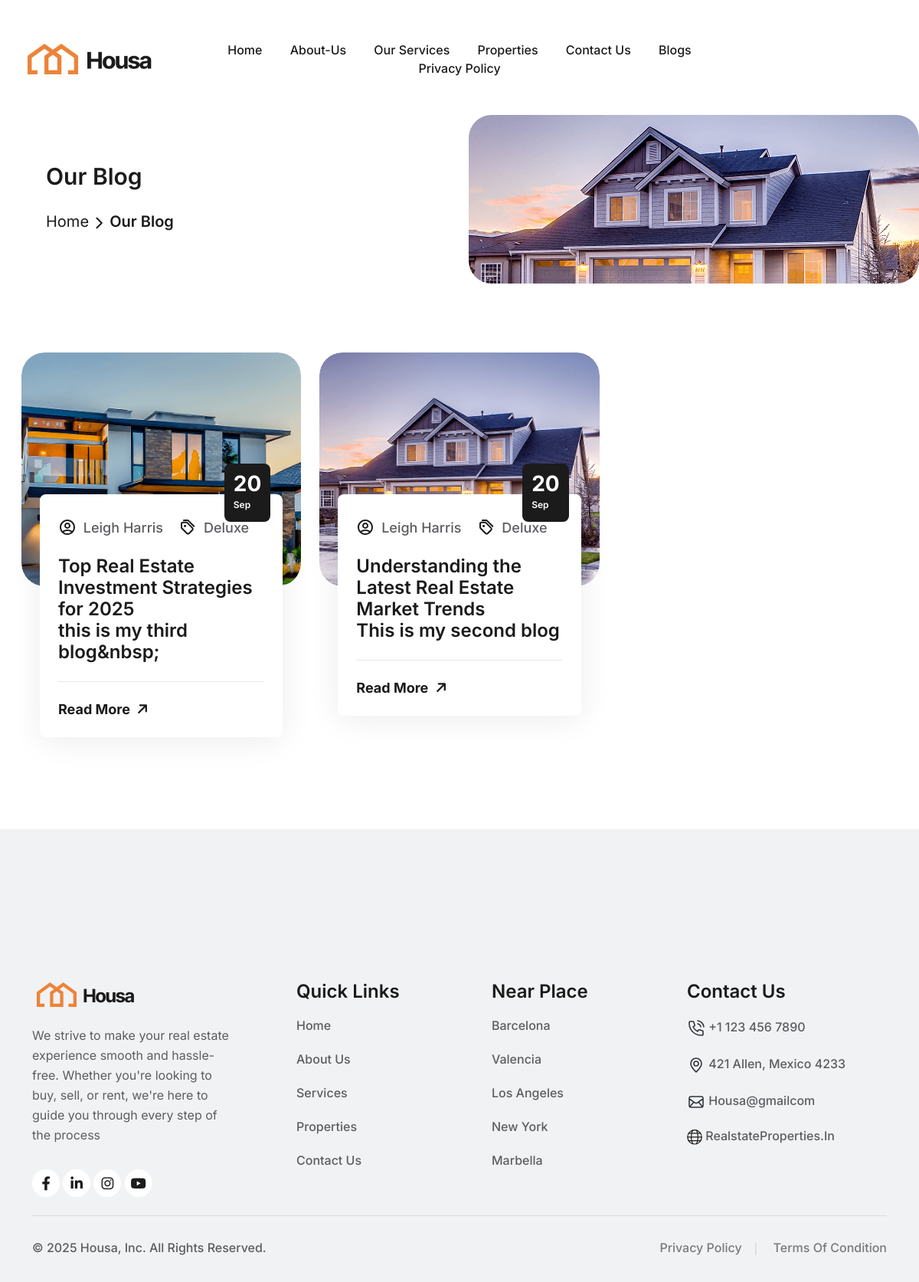
Screenshot of /blog/ with the database file from the repository.
### app1/models.py (models this page shows, shortened)
class cmsblog(models.Model):
    image=models.ImageField(upload_to='media', null=True)
    title=models.CharField(max_length=100 , null=True , blank=False)
    content=RichTextField()
    blogdate= models.DateTimeField(default=timezone.now)
    blog_title = AutoSlugField(populate_from='title', unique=True, null=True, blank=False)

### app1/views.py (the view)
# urls.py: path('blog/', views.blog.as_view(), name='blog'),
class blog(View):
    def get(self, request):
        cdata = cmsblog.objects.all().order_by('id').reverse()
        return render(request, 'Blog/blog-grid.html', {'cdata':cdata})

### templates/Blog/blog-grid.html (shortened to what this page needs)
{% extends "base.html" %}
{% block content %}
{% load static %}
{% include "header/headerTwo.html" %}
  <div class="inner-header-area">
    <div class="containe-fluid">
      <div class="row">
        <div class="col-lg-6">
          <div class="inner-header heading1">
            <h2>Our Blog</h2>
            <div class="space28"></div>
            <p><a href="">Home</a> <svg xmlns="http://www.w3.org/2000/svg" width="9" height="16" viewBox="0 0 9 16" fill="none">
                <path d="M1.5 1.74997L7.75 7.99997L1.5 14.25" stroke="#1B1B1B" stroke-width="2" stroke-linecap="round" stroke-linejoin="round" />
              </svg> Our Blog</p>
          </div>
        </div>
        <div class="col-lg-6">
          <div class="inner-images">
            <img src="{% static 'assets/img/all-images/hero/hero-img9.png' %}" alt="housa">
          </div>
        </div>
      </div>
    </div>
  </div>
  <div class="space30"></div>
  <div class="vl-blog-1-area">
    <div class="container-fluid">
      <div class="row">
        {% for blogs in cdata %}
          <div class="col-lg-4  col-md-6">
            <div class="vl-blog-1-item">
              <div class="vl-blog-1-thumb image-anime">
                {% if blogs.image %}
                <a href="{% url 'blogdetail' blogs.blog_title %}"><img src="{{blogs.image.url}}"  alt="housa"></a>
                {% endif %}
              </div>
              <div class="vl-blog-1-content">
                <div class="date">
                  <p>{{ blogs.blogdate|date:"d" }}</p>
                  <span>{{ blogs.blogdate|date:"M" }}</span>
                </div>
                <div class="vl-blog-meta">
                  <ul>
                    <li>
                      <a href="#"> Leigh Harris</a>
                    </li>
                    <li>
                      <a href="#"> Deluxe</a>
                    </li>
                  </ul>
                </div>
                <div class="space24"></div>
                <h4 class="vl-blog-1-title"><a href="{% url 'blogdetail' blogs.blog_title %}">{{blogs.title}}<br class="d-lg-block d-none">{{ blogs.content|striptags|truncatewords:10 }}</a></h4>
                <div class="space24"></div>
                <div class="vl-blog-1-icon">
                  <a href="{% url 'blogdetail' blogs.blog_title %}" class="readmore">Read More <i class="fa-solid fa-arrow-right"></i></a>
                </div>
              </div>
            </div>
          </div>
        {% endfor %}
        <div class="col-lg-12">
          <div class="space30"></div>
        </div>
      </div>
    </div>
  </div>
  <div class="space30"></div>
{% endblock content %}

### templates/base.html (shortened to what this page needs)
<!DOCTYPE html>
<html lang="en">
<head>
   {% load static %}
  <link rel="stylesheet" href="{% static 'assets/css/plugins/bootstrap.min.css' %}">
  <link rel="stylesheet" href="{% static 'assets/css/plugins/aos.css' %}">
  <link rel="stylesheet" href="{% static 'assets/css/plugins/fontawesome.css' %}">
  <link rel="stylesheet" href="{% static 'assets/css/plugins/magnific-popup.css' %}">
  <link rel="stylesheet" href="{% static 'assets/css/plugins/owlcarousel.min.css' %}">
  <link rel="stylesheet" href="{% static 'assets/css/plugins/sidebar.css' %}">
  <link rel="stylesheet" href="{% static 'assets/css/plugins/slick-slider.css' %}">
  <link rel="stylesheet" href="{% static 'assets/css/plugins/nice-select.css' %}">
  <link rel="stylesheet" href="{% static 'assets/css/plugins/swiper-slider.css' %}">
  <link rel="stylesheet" href="{% static 'assets/css/plugins/odometer.css' %}">
  <link rel="stylesheet" href="{% static 'assets/css/main.css' %}">
</head>
<body class="body1">
  {% load static %}
  {% load sweetify %}{% sweetify %}
    {% block content %}
    {% endblock content %}
  <div class="footer-cta2-bg-area">
    <div class="vl-footer2-section-area">
      <div class="container">
        <div class="row">
          <div class="col-lg-3 col-md-6">
            <div class="footer-time-area">
              <img src="{% static 'assets/img/logo/logo1.png' %}" alt="housa">
              <div class="space24"></div>
              <p>We strive to make your real estate experience smooth and hassle-free. Whether you're looking to buy, sell, or rent, we're here to guide you through every step of the process</p>
              <div class="space32"></div>
              <ul>
                <li><a href="#"><i class="fa-brands fa-facebook-f"></i></a></li>
                <li><a href="#"><i class="fa-brands fa-linkedin-in"></i></a></li>
                <li><a href="#"><i class="fa-brands fa-instagram"></i></a></li>
                <li><a href="#"><i class="fa-brands fa-youtube"></i></a></li>
              </ul>
            </div>
          </div>
          <div class="col-lg col-md-6">
            <div class="footer-widget-area foot-padding1">
              <h3>Quick Links</h3>
              <ul>
                <li><a href="index-2">Home</a></li>
                <li><a href="about-us">About Us</a></li>
                <li><a href="our-service">Services</a></li>
                <li><a href="property-halfmap-grid">Properties</a></li>
                <li><a href="contact">Contact Us</a></li>
              </ul>
            </div>
          </div>
          <div class="col-lg col-md-4">
            <div class="footer-widget-area foot-padding2">
              <h3>Near Place</h3>
              <ul>
                <li><a href="#">Barcelona </a></li>
                <li><a href="#">Valencia</a></li>
                <li><a href="#">Los Angeles</a></li>
                <li><a href="#">New York</a></li>
                <li><a href="#">Marbella</a></li>
              </ul>
            </div>
          </div>
          <div class="col-lg col-md-4">
            <div class="footer-widget-area">
              <h3>Contact Us</h3>
              <ul>
                <li><a href="tel:+11234567890"> +1 123 456 7890</a></li>
                <li><a href="#"> 421 Allen, Mexico 4233</a></li>
                <li><a href="mailto:Housa@gmailcom"> Housa@gmailcom</a></li>
                <li><a href="#"> RealstateProperties.In</a></li>
              </ul>
            </div>
          </div>
        </div>
        <div class="space24"></div>
        <div class="col-lg-12">
          <div class="copyright-area">
            <p>© 2025 Housa, Inc. All Rights Reserved.</p>
            <ul>
              <li><a href="{% url  'Privacy_Policy' %}">Privacy Policy</a><span> | </span></li>
              <li><a href="{% url  'Privacy_Policy' %}">Terms Of Condition</a></li>
            </ul>
          </div>
        </div>
      </div>
    </div>
  </div>
</body>
</html>

### templates/header/headerTwo.html (shortened to what this page needs)
{% block content %}
{% load static %}
  <header class="homepage1-body">
    <div id="vl-header-sticky" class="vl-header-area vl-transparent-header">
      <div class="container-fluid">
        <div class="row align-items-center">
          <div class="col-lg-2 col-md-6 col-6">
            <div class="vl-logo">
              <a href="index-2"><img src="{% static 'assets/img/logo/logo1.png' %}" alt="housa"></a>
            </div>
          </div>
          <div class="col-lg-8 d-none d-lg-block">
            <div class="vl-main-menu text-center">
              <nav class="vl-mobile-menu-active">
                <ul>
                  <li><a href="{% url 'home' %}">Home</a> </li>
                  <li><a href="{% url 'about' %}">About-Us</a></li>
                  <li><a href="{% url  'services' %}">Our Services</a></li>
                  <li><a href="{% url  'properties' %}">Properties</a></li>
                  <li><a href="{% url 'contact' %}">Contact Us</a></li>
                  <li><a href="{% url 'blog' %}">Blogs</a></li>
                  <li><a href="{% url  'Privacy_Policy' %}">Privacy Policy</a></li>
                </ul>
              </nav>
            </div>
          </div>
        </div>
      </div>
    </div>
  </header>
{% endblock content %}

### templates/header/mobileheader.html (shortened to what this page needs)
{% block content %}
  {% load static %}
  {% endblock content %}

### rows the page displays
cmsblog: image (picture), blogdate "20", blogdate "Sep", title "Top Real Estate Investment Strategies for 2025", content "this is my third blog&nbsp;"
cmsblog: image (picture), blogdate "20", blogdate "Sep", title "Understanding the Latest Real Estate Market Trends", content "This is my second blog"
